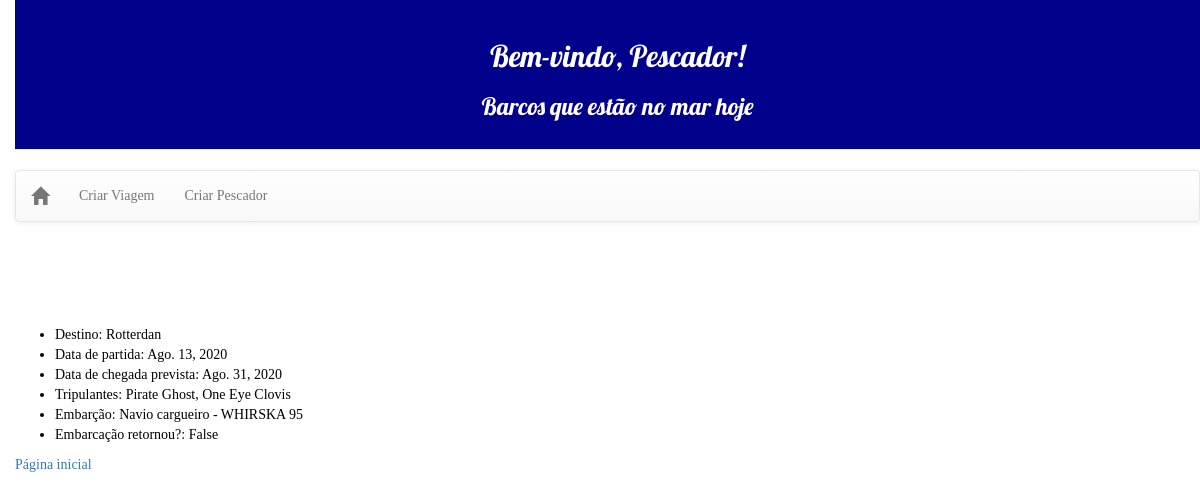
The app's page /index/detalhe_viagem/4 with its own data.
### quem_foi_para_mar_core/models.py (models this page shows, shortened)
class Viagem(models.Model):
    class Meta:
        verbose_name_plural = "Viagens"
    destino = models.CharField("Destino", max_length=254)
    data_partida = models.DateField("Data de partida", auto_now=False)
    data_chegada_prevista = models.DateField("Data de chegada prevista",
                                             auto_now=False)
    tripulacao = models.CharField("Nome dos tripulantes", max_length=254)
    embarcacao_retornou = models.BooleanField("Retornou ?", default=False)
    embarcacao_id = models.ForeignKey(Embarcacao, on_delete=models.PROTECT)
    pescador_id = models.ForeignKey(Pescador, default=1, on_delete=models.PROTECT)

class Embarcacao(models.Model):
    class Meta:
        verbose_name_plural = "Embarcações"
    nome = models.CharField("Nome", max_length=254)
    numeracao = models.CharField("Numeração", max_length=50)
    modelo = models.CharField("Modelo", max_length=100)
    caracteristicas = models.CharField("características", max_length=254)
    def __str__(self):
        return self.nome

### quem_foi_para_mar_core/views.py (the view)
# urls.py: path('detalhe_viagem/<int:pk>', views.ViagemViewSet.detalhes_viagem, name="detalhes_viagem"),
    def detalhes_viagem(request, pk):
        post = get_object_or_404(Viagem, pk=pk)
        return render(request, 'quem_foi_para_mar_core/detalhe_viagem.html', {'post': post})

### quem_foi_para_mar_core/templates/quem_foi_para_mar_core/detalhe_viagem.html
{% extends "quem_foi_para_mar_core/base.html" %}
{% block content %}
<div class="post">
    <h2>Detalhes da viagem</h2>
        <ul>
          <li>Destino: {{post.destino}}</li>
          <li>Data de partida: {{post.data_partida}}</li>
          <li>Data de chegada prevista: {{post.data_chegada_prevista}}</li>
          <li>Tripulantes: {{post.tripulacao}}</li>
          <li>Embarção: {{post.embarcacao_id}}</li>
          <li>Embarcação retornou?: {{post.embarcacao_retornou}}</li>
        </ul>
    <a href="/index">Página inicial</a>
    </div>
{% endblock %}

### quem_foi_para_mar_core/static/css/quem_foi_para_mar_core.css (style rules this page uses)
h1, h2, h3 { color: #ffffff; font-family: 'Lobster'; text-align: center; }
body { padding-left: 15px; font-family: 'sans-serif'; align-items: center; text-align: center; justify-content: center; }
.post { align-items: center; text-align: justify; color: #000000; }

### records on screen
Viagem: destino "Rotterdan", data_partida "Ago. 13, 2020", data_chegada_prevista "Ago. 31, 2020", tripulacao "Pirate Ghost, One Eye Clovis", embarcacao_id "Navio cargueiro - WHIRSKA 95", embarcacao_retornou "False"

### other values on screen
{{ user.username|default:'Pescador' }} "Pescador"
